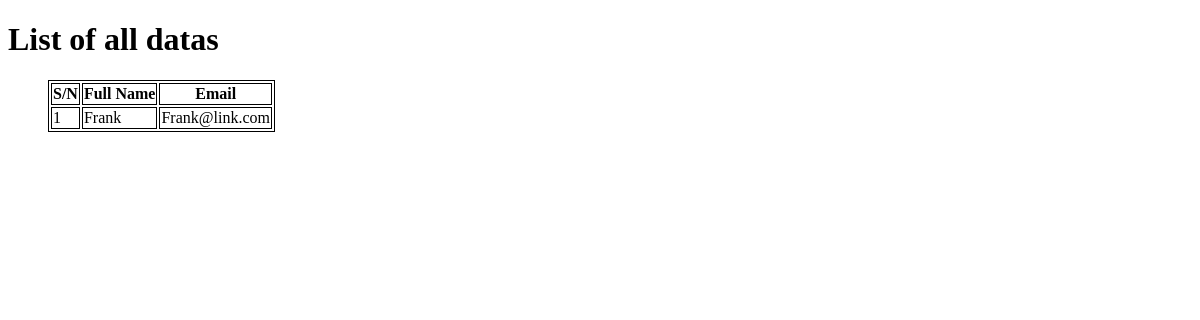
The app's page /list, older data.
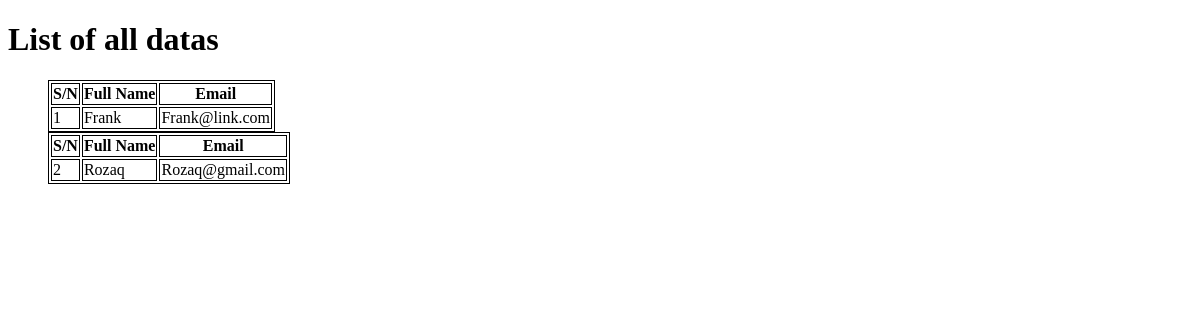
The same page, newer data.
### details/models.py (models this page shows, shortened)
class Details(models.Model):
    name = models.CharField(max_length=50)
    email = models.EmailField(max_length=254)

### details/views.py (the view)
# urls.py: path("list", views.list),
def list(request):
    context = {
        "details": Details.objects.all()
    }
    return render(request, "details/list.html", context)

### details/templates/details/list.html (shortened to what this page needs)
<!DOCTYPE html>
<html lang="en">
<head>
</head>
<body>
    <h1>List of all datas</h1>
    <ul>
        {% for detail in details %}
        <table style="border: 1px solid black;">
        <thead>
            <tr>
                <th style="border: 1px solid black;">S/N</th>
                <th style="border: 1px solid black;">Full Name</th>
                <th style="border: 1px solid black;">Email</th>
            </tr>
        </thead>
        <tbody>
            <tr>
                <td style="border: 1px solid black;">{{detail.id}}</td>
                <td style="border: 1px solid black;">{{detail.name}} </td>
                <td style="border: 1px solid black;">{{detail.email}}</td>
            </tr>
        </tbody>
        </table>
        {% endfor %}
    </ul>
</body>
</html>

Row changes from the older to the newer data that the page shows:
added Details: id "2", name "Rozaq", email "Rozaq@gmail.com"
